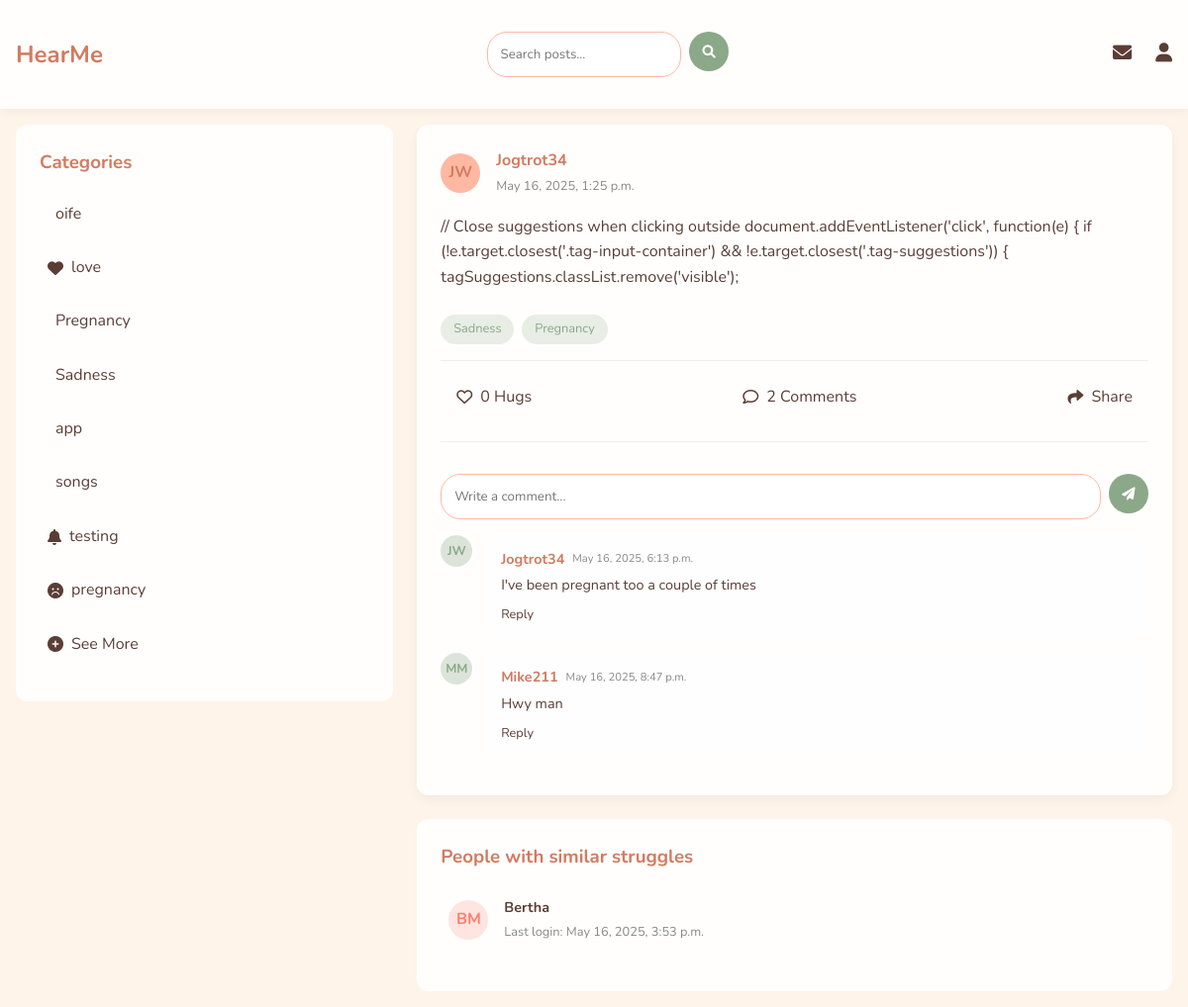
The page /comments/1 (signed in) on the database its author committed.
### pages/models.py (models this page shows, shortened)
class PostTag(models.Model):
    ICON_CHOICES = [
        ('fas fa-bell', 'Bell'),
        ('fas fa-envelope', 'Envelope'),
        ('fas fa-check-circle', 'Check Circle'),
        ('fas fa-exclamation-triangle', 'Exclamation Triangle'),
        ('fas fa-info-circle', 'Info Circle'),
        ('fas fa-times-circle', 'Times Circle'),
        ('fas fa-user', 'User'),
        ('fas fa-users', 'Users'),
        ('fas fa-cog', 'Cog'),
        ('fas fa-gear', 'Gear'),
        ('fas fa-heart', 'Heart'),
        ('fas fa-star', 'Star'),
        ('fas fa-thumbs-up', 'Thumbs Up'),
        ('fas fa-thumbs-down', 'Thumbs Down'),
        ('fas fa-comment', 'Comment'),
        ('fas fa-comments', 'Comments'),
        ('fas fa-upload', 'Upload'),
        ('fas fa-download', 'Download'),
        ('fas fa-cloud-upload-alt', 'Cloud Upload'),
        ('fas fa-cloud-download-alt', 'Cloud Download'),
        ('fas fa-truck', 'Truck'),
        ('fas fa-shipping-fast', 'Shipping Fast'),
        ('fas fa-box', 'Box'),
        ('fas fa-clipboard-check', 'Clipboard Check'),
        ('fas fa-calendar', 'Calendar'),
        ('fas fa-clock', 'Clock'),
        ('fas fa-bug', 'Bug'),
        ('fas fa-lock', 'Lock'),
        ('fas fa-unlock', 'Unlock'),
        ('fas fa-warning', 'Warning'),
        ('fas fa-question-circle', 'Question Circle'),
        ('fas fa-smile', 'Smile'),
        ('fas fa-frown', 'Frown'),
        ('fas fa-shopping-cart', 'Shopping Cart'),
        ('fas fa-credit-card', 'Credit Card'),
        ('fas fa-check', 'Check'),
        ('fas fa-times', 'Times'),
        ('fas fa-angle-double-right', 'Double Right Arrow'),
        ('fas fa-angle-double-left', 'Double Left Arrow'),
        ('fas fa-sync', 'Sync'),
        ('fas fa-spinner', 'Spinner'),
        ('fas fa-chart-line', 'Chart Line'),
        ('fas fa-bolt', 'Bolt'),
        ('fas fa-gift', 'Gift'),
        ('fas fa-tag', 'Tag'),
        ('fas fa-tags', 'Tags'),
        ('fas fa-eye', 'Eye'),
        ('fas fa-eye-slash', 'Eye Slash'),
    ]
    icon = models.CharField(max_length=100, choices=ICON_CHOICES, default='Tag')
    name = models.CharField(max_length=30, unique=True)

class Post(models.Model):
    author = models.ForeignKey(User, on_delete=models.CASCADE, related_name='posts')
    title = models.CharField(max_length=100)
    content = models.TextField()
    tags = models.ManyToManyField(PostTag, related_name='posts', blank=True)
    created_at = models.DateTimeField(auto_now_add=True)
    updated_at = models.DateTimeField(auto_now=True)

class Comment(models.Model):
    user = models.ForeignKey(User, on_delete=models.CASCADE, related_name='comments')
    content = models.TextField()
    post = models.ForeignKey(Post, on_delete=models.CASCADE,related_name='comments', blank=True)
    created_at = models.DateTimeField(auto_now_add=True)
    updated_at = models.DateTimeField(auto_now=True)

### pages/views.py (the view, shortened to what this page needs)
# urls.py: path('comments/<int:post_id>', comments_view, name='comments'),
@login_required
def comments_view(request, post_id):
    posts = Post.objects.all().order_by('?')
    post = get_object_or_404(Post, id=post_id)
    tags = PostTag.objects.all().order_by('?')[:10]
    user_tags = Post.objects.filter(author=request.user).values_list('tags__id', flat=True)
    similar_posts = Post.objects.filter(tags__id__in=user_tags).exclude(author=request.user)
    similar_users = User.objects.filter(posts__in=similar_posts).distinct()
    context={
        'posts':posts,
        'post':post,
        'tags': tags,
        'sim': similar_users,
        'simp': similar_posts,
    }
    return render(request, 'comments.html', context)

### templates/comments.html (shortened to what this page needs)
<!DOCTYPE html>
<html lang="en">
<head>
  <link rel="stylesheet" href="https://cdnjs.cloudflare.com/ajax/libs/font-awesome/6.0.0/css/all.min.css">
</head>
<body>
  <header class="header">
    <div class="logo">HearMe</div>
    <form class="add-comment" action="{% url 'search_posts' %}" method="get">
        <input type="text" name="q"placeholder="Search posts...">
        <button><i class="fas fa-search"></i></button>
    </form>
    <div class="nav-icons">
      <a href="{% url 'chats'%}"><i class="fas fa-envelope"></i></a>
      <a href="{% url 'profile' %}"><i class="fas fa-user"></i></a>
    </div>
  </header>
  <div class="container">
    <aside class="sidebar">
      <div class="category">
        <h3>Categories</h3>
        <ul class="category-list">
          {% for tag in tags %}
          <li><a href="{% url 'posts-f' 'Tag' tag.name %}"><i class="{{tag.icon}}"></i> {{tag.name}}</a></li>
          {% endfor %}
          <li><a href="#"><i class="fas fa-plus-circle"></i> See More</a></li>
        </ul>
      </div>
    </aside>
    <main class="feed">
      <div class="post">
        <div class="post-header">
          <div class="post-user">{{ post.author.first_name|slice:":1" }}{{ post.author.last_name|slice:":1" }}</div>
          <div class="post-user-info">
            <h4>{{post.author.username}}</h4>
            <small>{{post.created_at}}</small>
          </div>
        </div>
        <div class="post-content">
          <p>{{post.content}}</p>
        </div>
        <div class="post-tags">
          {% for tag in post.tags.all %}
          <span class="post-tag">{{tag.name}}</span>
          {% endfor %}
        </div>
        <div class="post-actions">
          <div class="post-action hug-button" data-post-id="{{ post.id }}">
          <i class="far fa-heart"></i>
          <span>{{ post.hugs.all.count }} Hugs</span>
        </div>
          <a href="{% url 'comments' post.id %}" style="color: inherit; text-decoration: none;"><div class="post-action">
            <i class="far fa-comment"></i>
            <span>{{post.comments.all.count}} Comments</span>
          </div></a>
          <div class="post-action">
            <i class="fas fa-share"></i>
            <span>Share</span>
          </div>
        </div>
        <div class="comments">
          <form class="add-comment" method="POST">{% csrf_token %}
            <input type="text" name="comment" placeholder="Write a comment...">
            <button><i class="fas fa-paper-plane"></i></button>
          </form>
            {% if post.comments.all %}
            {% for c in post.comments.all %}
          <div class="comment">
            <div class="comment-user">{{ c.user.first_name|slice:":1" }}{{ c.user.last_name|slice:":1" }}</div>
            <div class="comment-content">
              <div class="comment-user-info">
                <h5>{{c.user.username}}</h5>
                <small>{{c.created_at}}</small>
              </div>
              <p class="comment-text">{{c.content}}</p>
              <div class="comment-actions">
                  {% if request.user == post.author %}
                <a href="{% url 'messages' c.user.username %}"  style="color: inherit; text-decoration: none;"><span class="comment-action">Reply</span></a>
                  {% endif %}
              </div>
            </div>
          </div>
            {% endfor %}
            {% else %}
            <h3 style="margin-left:40px">Be the first to comment</h3>
            {% endif %}
        </div>
      </div>
    <aside class="right-sidebar">
      <div class="suggestions">
        <h3>People with similar struggles</h3>
        {% if sim %}
        {% for s in sim %}
        <a href="{% url 'posts-f' 'User' s.username %}" style="color: inherit; text-decoration: none;"><div class="suggestion">
          <div class="suggestion-user">{{ s.first_name|slice:":1" }}{{ s.last_name|slice:":1" }}</div>
          <div class="suggestion-info">
            <h4>{{s.username}}</h4>
            <small>Last login: {{s.last_login}}</small>
          </div>
        </div></a>
        {% endfor %}
        {% endif %}
      </div>
    </aside>
  </div>
</body>
</html>

### rows shown on the page
PostTag: name "oife"
PostTag: name "love"
PostTag: name "Pregnancy"
PostTag: name "Sadness"
PostTag: name "app"
PostTag: name "songs"
PostTag: name "testing"
PostTag: name "pregnancy"
Post: author.first_name "J", author.last_name "W", author.username "Jogtrot34", created_at "May 16, 2025, 1:25 p.m.", content "// Close suggestions when clicking outside document.addEventListener('click', function(e) { if (!e.target.closest('.tag-input-container') && !e.target.closest('.tag-suggestions')) { tagSuggestions.classList.remove('visible');", hugs.all.count "0", comments.all.count "2"
Comment: user.first_name "J", user.last_name "W", user.username "Jogtrot34", created_at "May 16, 2025, 6:13 p.m.", content "I've been pregnant too a couple of times"
Comment: user.first_name "M", user.last_name "M", user.username "Mike211", created_at "May 16, 2025, 8:47 p.m.", content "Hwy man"

### other values the page prints
{{ s.first_name|slice:":1" }} "B"
{{ s.last_name|slice:":1" }} "M"
{{ s.username }} "Bertha"
{{ s.last_login }} "May 16, 2025, 3:53 p.m."
